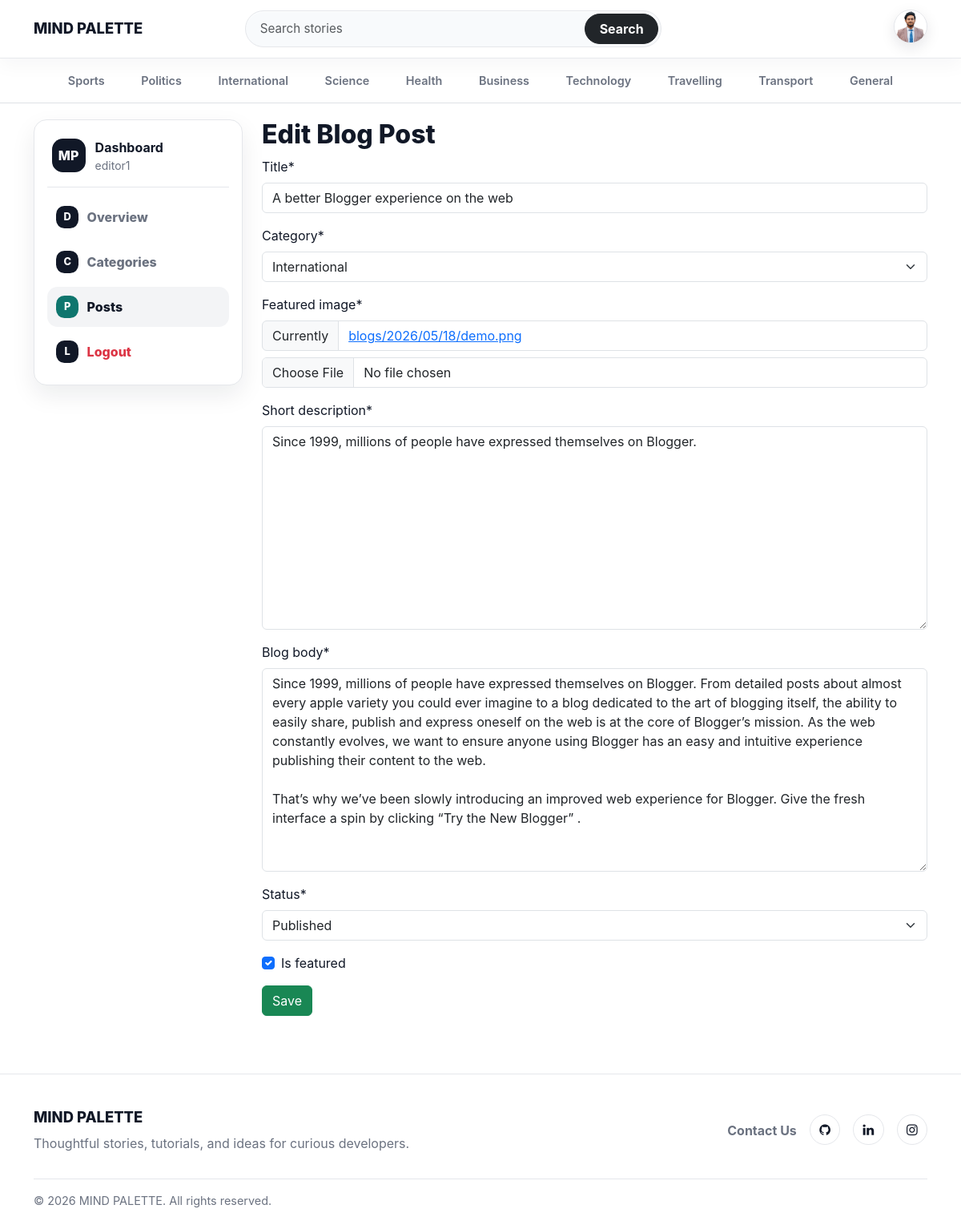
/dashboard/posts/edit/2/ (signed in), run on the app's committed database.
### blogs/models.py (models this page shows, shortened)
class Profile(models.Model):
    user = models.OneToOneField(User, on_delete=models.CASCADE)
    profile_picture = models.ImageField(upload_to='profiles/%Y/%m/%d/', blank=True, null=True)
    bio = models.TextField(blank=True, null=True)
    github = models.URLField(blank=True, null=True)
    linkedin = models.URLField(blank=True, null=True)
    website = models.URLField(blank=True, null=True)
    created_at = models.DateTimeField(auto_now_add=True)
    updated_at = models.DateTimeField(auto_now=True)

class Category(models.Model):
    category_name = models.CharField(max_length=80, unique=True)
    created_at = models.DateTimeField(auto_now_add=True)
    updated_at = models.DateTimeField(auto_now=True)
    class Meta:
        verbose_name_plural = 'Categories'
    def __str__(self):
        return self.category_name

class Blog(models.Model):
    title = models.CharField(max_length=100)
    slug = models.SlugField(max_length=150, unique=True, blank=True)
    category = models.ForeignKey(Category, on_delete=models.CASCADE)
    author = models.ForeignKey(User, on_delete=models.CASCADE)
    featured_image = models.ImageField(upload_to='blogs/%Y/%m/%d/')
    short_description = models.TextField(max_length=300)
    blog_body = models.TextField()
    status = models.CharField(max_length=20, choices=STATUS_CHOICE , default="Draft")
    views = models.PositiveIntegerField(default=0)
    is_featured = models.BooleanField(default=False)
    created_at = models.DateTimeField(auto_now_add=True)
    updated_at = models.DateTimeField(auto_now=True)
    likes = models.ManyToManyField(User, related_name='liked_blogs', blank=True)
    dislikes = models.ManyToManyField(User, related_name='disliked_blogs', blank=True)

### about/models.py (models this page shows, shortened)
class SocialLinks(models.Model):
    platform = models.CharField(max_length=30)
    link = models.URLField(max_length=150)
    created_at = models.DateTimeField(auto_now_add=True)
    updated_at = models.DateTimeField(auto_now=True)

### dashboards/views.py (the view, shortened to what this page needs)
# urls.py: path('posts/edit/<int:pk>/', views.edit_post, name='edit_post'),
@login_required(login_url='login')
def edit_post(request, pk):
    post = get_object_or_404(Blog, pk=pk)
    form = BlogPostForm(instance=post)
    context ={
        'form':form,
        'post':post,
    }
    return render(request, 'dashboard/edit_post.html', context)

### dashboards/forms.py
class BlogPostForm(forms.ModelForm):
    class Meta:
        model = Blog
        fields = ('title', 'category', 'featured_image', 'short_description', 'blog_body', 'status', 'is_featured')

### blogs/context_processors.py (called while the page is built)
def get_categories(request):
    categories = Category.objects.all()
    return dict (categories=categories)

def get_SocialLinks(request):
    social_links = SocialLinks.objects.all()
    return dict(social_links = social_links)

def get_profile(request):
    profile = None
    if request.user.is_authenticated:
        profile, _ = Profile.objects.get_or_create(user=request.user)
    return dict(profile=profile)

### templates/dashboard/edit_post.html (shortened to what this page needs)
{% extends "base.html" %}
{% block content %}
{% load crispy_forms_tags %}
<div class="row">
    {% include 'dashboard/sidebar.html' %}
    <div class="col-md-9">
        <h2>Edit Blog Post</h2>
        <form action="{% url 'edit_post' post.id %}" method="POST" enctype="multipart/form-data">
            {{ form | crispy }}
            <button type="submit" class="btn btn-success">Save</button>
        </form>
        <br>
    </div>
</div>
{% endblock %}

### templates/base.html (shortened to what this page needs)
{% load static %}
<!DOCTYPE html>
<html lang="en">
<head>
    <link href="https://cdn.jsdelivr.net/npm/bootstrap@5.3.7/dist/css/bootstrap.min.css" rel="stylesheet">
    <link rel="stylesheet" href="https://cdnjs.cloudflare.com/ajax/libs/font-awesome/4.7.0/css/font-awesome.min.css">
    <link href="{% static 'css/blog.css' %}" rel="stylesheet">
</head>
<body>
    <header class="site-navbar sticky-top bg-white">
        <nav class="navbar navbar-expand-lg">
            <div class="container">
                <a class="navbar-brand site-brand" href="/">
                    MIND PALETTE
                </a>
                <div class="collapse navbar-collapse" id="mainNavbar">
                    <form class="site-search mx-lg-auto my-3 my-lg-0" action="{% url 'search' %}" method="GET">
                        <div class="input-group">
                            <input type="text" name="keyword" class="form-control" placeholder="Search stories"
                                   aria-label="Search stories" required>
                            <button class="btn btn-dark" type="submit">
                                Search
                            </button>
                        </div>
                    </form>
                    <div class="navbar-actions d-flex align-items-center justify-content-lg-end gap-2">
                        {% if not user.is_authenticated %}
                        <a class="btn btn-link nav-auth-link" href="{% url 'login' %}">
                            Login
                        </a>
                        <a class="btn btn-dark nav-register-btn" href="{% url 'register' %}">
                            Register
                        </a>
                        {% else %}
                        <div class="dropdown">
                            <a class="navbar-avatar dropdown-toggle" href="#" role="button" id="profileDropdown"
                               data-bs-toggle="dropdown" aria-expanded="false">
                                <img src="{% if profile and profile.profile_picture %}{{ profile.profile_picture.url }}{% else %}{% static 'images/default-avatar.png' %}{% endif %}"
                                     alt="{{ user.username }}" class="avatar-img">
                            </a>
                        </div>
                        {% endif %}
                    </div>
                </div>
            </div>
        </nav>
    </header>
    <div class="topic-nav bg-white border-bottom">
        <div class="container">
            <nav class="nav flex-nowrap overflow-auto py-2" aria-label="Blog categories">
                {% for category in categories %}
                <a class="topic-link" href="{% url 'posts_by_category' category.id %}">
                    {{ category.category_name }}
                </a>
                {% endfor %}
            </nav>
        </div>
    </div>
    <main class="site-main">
        <div class="container">
            {% block content %}
            {% endblock %}
        </div>
    </main>
    <footer class="site-footer">
        <div class="container">
            <div class="row gy-4 align-items-center">
                <div class="col-lg-6">
                    <a class="footer-brand" href="/">MIND PALETTE</a>
                    <p class="footer-copy mb-0">
                        Thoughtful stories, tutorials, and ideas for curious developers.
                    </p>
                </div>
                <div class="col-lg-6">
                    <div class="footer-links justify-content-lg-end ">
                        <a class="mt-2" href="{% url 'contact_entry' %}">Contact Us</a>
                        {% for i in social_links %}
                        <a href="{{ i.link }}" target="_blank" rel="noopener noreferrer" class="social-icon-link" aria-label="{{ i.platform }}">
                            {% if i.platform|lower == 'github' %}
                            <i class="fa fa-github" aria-hidden="true"></i>
                            {% elif i.platform|lower == 'linkedin' %}
                            <i class="fa fa-linkedin" aria-hidden="true"></i>
                            {% elif i.platform|lower == 'instagram' %}
                            <i class="fa fa-instagram" aria-hidden="true"></i>
                            {% else %}
                            <i class="fa fa-link" aria-hidden="true"></i>
                            {% endif %}
                        </a>
                        {% endfor %}
                    </div>
                </div>
            </div>
            <div class="footer-bottom">
                <span>&copy; 2026 MIND PALETTE. All rights reserved.</span>
            </div>
        </div>
    </footer>
</body>
</html>

### templates/dashboard/sidebar.html (shortened to what this page needs)
<aside class="col-lg-3">
    <div class="dashboard-sidebar">
        <div class="dashboard-sidebar-header">
            <span class="dashboard-icon">MP</span>
            <div>
                <strong>Dashboard</strong>
                <small>{{ user.username }}</small>
            </div>
        </div>
        <nav class="dashboard-nav" aria-label="Dashboard navigation">
            <a href="{% url 'dashboard' %}"
               class="dashboard-nav-link {% if '/dashboard/' == request.path %}active{% endif %}">
                <span class="nav-icon">D</span>
                Overview
            </a>
            <a href="{% url 'categories' %}"
               class="dashboard-nav-link {% if '/categories/' in request.path %}active{% endif %}">
                <span class="nav-icon">C</span>
                Categories
            </a>
            <a href="{% url 'posts' %}"
               class="dashboard-nav-link {% if '/posts/' in request.path %}active{% endif %}">
                <span class="nav-icon">P</span>
                Posts
            </a>
            <a href="{% url 'logout' %}" class="dashboard-nav-link text-danger">
                <span class="nav-icon">L</span>
                Logout
            </a>
        </nav>
    </div>
</aside>

### data on the page
Profile: profile_picture (picture)
Category: category_name "Sports"
Category: category_name "Politics"
Category: category_name "International"
Category: category_name "Science"
Category: category_name "Health"
Category: category_name "Business"
Category: category_name "Technology"
Category: category_name "Travelling"
Category: category_name "Transport"
Category: category_name "General"
Blog: title "A better Blogger experience on the web", category "International", short_description "Since 1999, millions of people have expressed themselves on Blogger.", blog_body "Since 1999, millions of people have expressed themselves on Blogger. From detailed posts about almost every apple variety you could ever imagine to a blog dedicated to the art of blogging itself, the ability to easily share, publish and express oneself on the web is at the core of Blogger’s mission. As the web constantly evolves, we want to ensure anyone using Blogger has an easy and intuitive experience publishing their content to the web. That’s why we’ve been slowly introducing an improved web experience for Blogger. Give the fresh interface a spin by clicking “Try the New Blogger” .", status "Published", is_featured "☑"
SocialLinks: platform "GitHub" (drawn)
SocialLinks: platform "LinkedIn" (drawn)
SocialLinks: platform "Instagram" (drawn)

### other printed values
{{ user.username }} "editor1"
